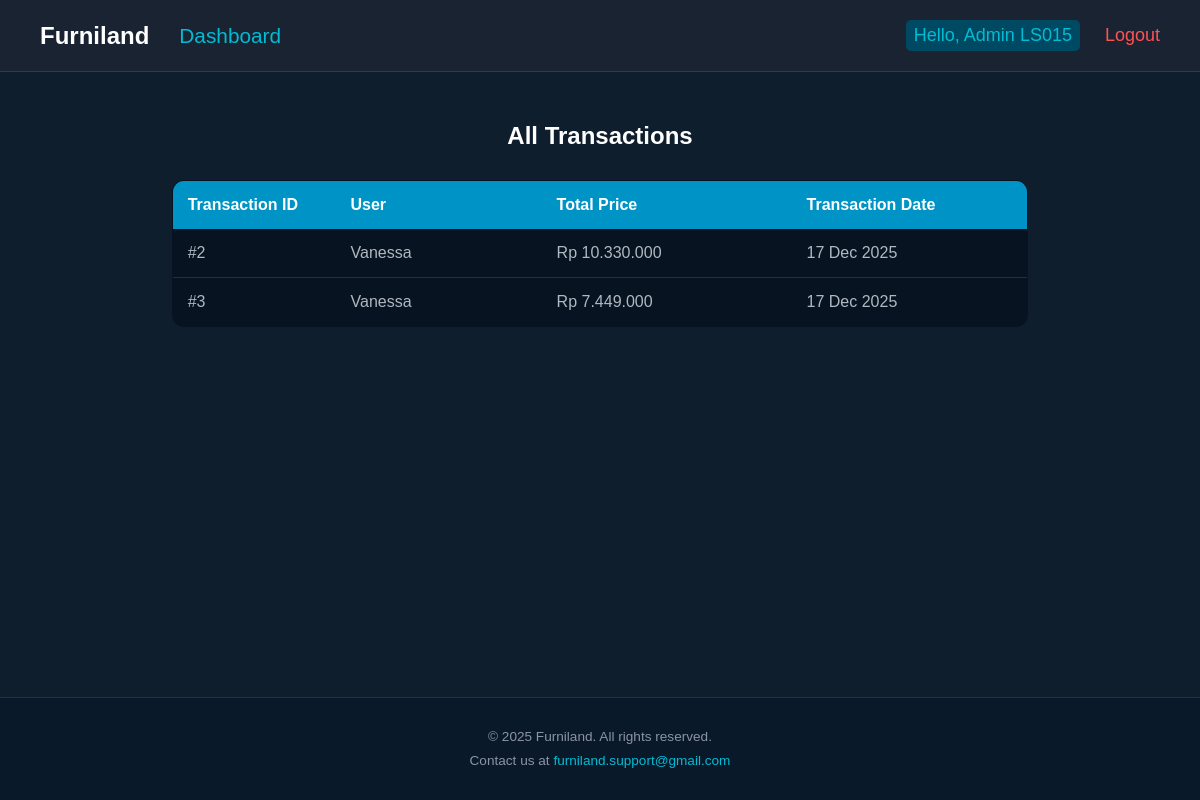
Page /view_transactions.php (signed in) on the committed database.
### tables this page shows
CREATE TABLE `transactions` (
  `transactionID` int(10) NOT NULL,
  `userID` int(10) NOT NULL,
  `totalPrice` float DEFAULT NULL,
  `transactionDate` date DEFAULT NULL
);

CREATE TABLE `users` (
  `userID` int(10) NOT NULL,
  `username` varchar(20) NOT NULL,
  `email` varchar(20) NOT NULL,
  `password` varchar(255) NOT NULL,
  `gender` varchar(6) NOT NULL,
  `dob` date NOT NULL,
  `role` varchar(6) NOT NULL
);

### view_transactions.php (the view, shortened to what this page needs)
<!DOCTYPE html>
<html lang="en">
<head>
    <link rel="stylesheet" href="assets/style.css?v=3">
</head>
<body>
<?php
include "includes/connect.php";
include "includes/header.php";
$sql = "
    SELECT
        t.transactionID,
        u.username,
        t.totalPrice,
        t.transactionDate
    FROM transactions t
    JOIN users u ON t.userID = u.userID
    ORDER BY t.transactionDate DESC
";
$result = mysqli_query($conn, $sql);
?>
<h2 class="page-title">All Transactions</h2>
<div class="history-container">
    <table class="custom-table">
        <tr>
            <th>Transaction ID</th>
            <th>User</th>
            <th>Total Price</th>
            <th>Transaction Date</th>
        </tr>
        <?php while ($row = mysqli_fetch_assoc($result)) : ?>
        <tr>
            <td>#<?= $row['transactionID']; ?></td>
            <td><?= htmlspecialchars($row['username']); ?></td>
            <td>Rp <?= number_format($row['totalPrice'], 0, ',', '.'); ?></td>
            <td><?= htmlspecialchars(date('d M Y', strtotime($row['transactionDate']))); ?></td>
        </tr>
        <?php endwhile; ?>
    </table>
</div>
<?php include "includes/footer.php"; ?>
</body>
</html>

### assets/style.css (style rules this page uses)
* { font-family: 'Segoe UI', Tahoma, Geneva, Verdana, sans-serif; }
body { font-family: 'Segoe UI', Tahoma, Geneva, Verdana, sans-serif; background-color: #0a1929; color: #ffffff; min-height: 100vh; }
* { box-sizing: border-box; font-family: Arial, sans-serif; margin: 0; padding: 0; }
body { background-color: #0f1e2d; color: white; min-height: 100vh; display: flex; flex-direction: column; }
.page-title { text-align: center; margin-top: 50px; margin-bottom: 30px; }
.cart-container, .history-container { padding: 0 50px 50px; max-width: 1200px; margin: 0 auto; }
.custom-table { width: 100%; border-collapse: collapse; background-color: #081321; border-radius: 12px; overflow: hidden; border: 1px solid #3a506b; }
.custom-table th { background-color: #0094c6; color: white; padding: 15px; text-align: left; font-weight: 600; }
.custom-table td { padding: 15px 130px 15px 15px; border-bottom: 1px solid #1f2e40; color: #b0b8c1; }
.custom-table tr:last-child td { border-bottom: none; }

### rows in the picture
transactions: transactionID "2", userID.username "Vanessa", totalPrice "10.330.000", transactionDate "17 Dec 2025"
transactions: transactionID "3", userID.username "Vanessa", totalPrice "7.449.000", transactionDate "17 Dec 2025"

### other values in the picture
$username "LS015"
